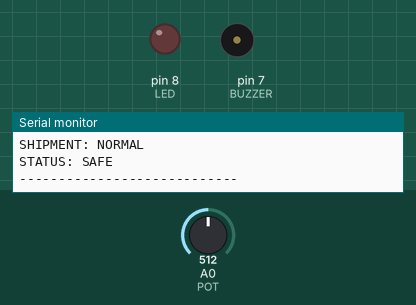
Simulated run of this sketch. Board: Arduino Uno, built with avr-gcc and run on an emulated ATmega328P. Parts: output pins drawn as LEDs (lit = HIGH), buzzer (waves = sounding, pin HIGH), the last lines printed to the serial monitor. The test bench sets the inputs (shaded band); at power-on: A0 (POT) = 512.

Above: at 1.9 s.
2.0 s: A0 (POT) set to 683
3.5 s: A0 (POT) set to 709
At 5.0 s:
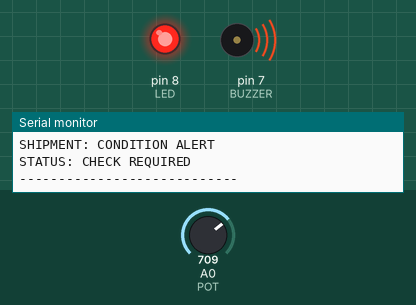
5.7 s: A0 (POT) set to 690
At 6.7 s:
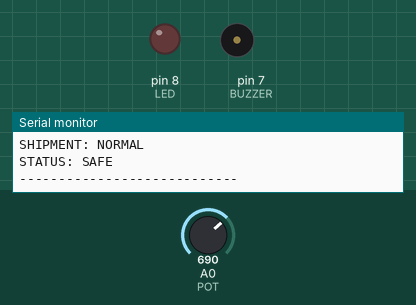
7.8 s: A0 (POT) set to 710
At 9.3 s:
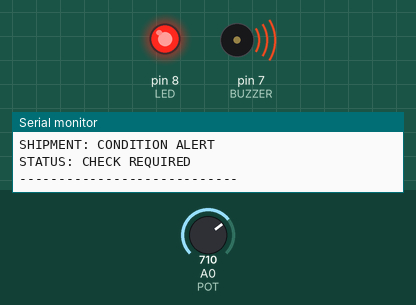
Timing chart, 0 to 10.8 s (numbered marks = the images above; inputs shaded):
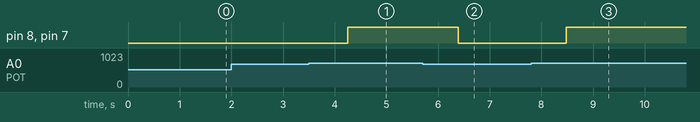

Measured:
- the behaviour switches between 700 and 701 on A0 (POT) (found by bisection; images 0 and 1)
- after the input at 3.5 s, pin 8 (LED), pin 7 (BUZZER): LOW → HIGH after 0.75 s
- after the input at 5.7 s, pin 8 (LED), pin 7 (BUZZER): HIGH → LOW after 0.69 s
- after the input at 7.8 s, pin 8 (LED), pin 7 (BUZZER): LOW → HIGH after 0.69 s

The sketch:

sketch.ino
```cpp
#define POT A0
#define LED 8
#define BUZZER 7

int conditionValue;

void setup()
{
  Serial.begin(9600);

  pinMode(POT, INPUT);
  pinMode(LED, OUTPUT);
  pinMode(BUZZER, OUTPUT);

  Serial.println("LOGISTICS MONITORING SYSTEM");
  Serial.println("----------------------------");
}

void loop()
{
  conditionValue = analogRead(POT);

  Serial.println("\n--- SHIPMENT DETAILS ---");

  Serial.print("Condition Value: ");
  Serial.println(conditionValue);

  if (conditionValue <= 700)
  {
    digitalWrite(LED, LOW);
    digitalWrite(BUZZER, LOW);

    Serial.println("SHIPMENT: NORMAL");
    Serial.println("STATUS: SAFE");
  }
  else
  {
    digitalWrite(LED, HIGH);
    digitalWrite(BUZZER, HIGH);

    Serial.println("SHIPMENT: CONDITION ALERT");
    Serial.println("STATUS: CHECK REQUIRED");
  }

  Serial.println("----------------------------");

  delay(1000);
}
```
